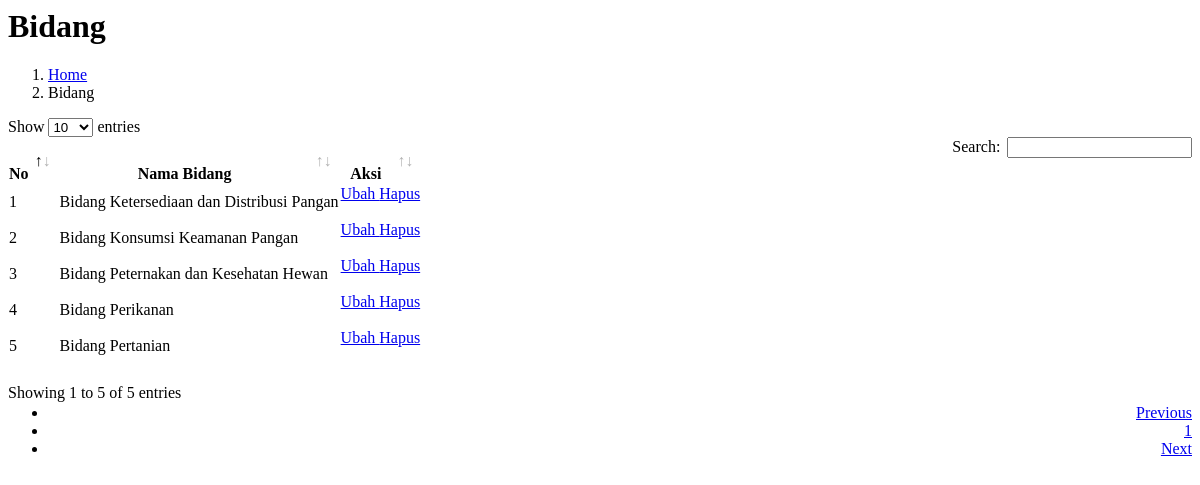
The page /pages/admin/bidangread.php on the database its author committed.
### tables this page shows
CREATE TABLE `tbl_bidang` (
  `id` int(11) NOT NULL,
  `nama_bidang` varchar(255) NOT NULL
);

### pages/admin/bidangread.php (the view, shortened to what this page needs)
<?php include_once "partials/cssdatatables.php" ?>
<div class="content-header">
    <div class="container-fluid">
        <div class="row mb-2">
            <div class="col-sm-6">
                <h1 class="m-0 text-white">Bidang</h1>
            </div>
            <div class="col-sm-6">
                <ol class="breadcrumb float-sm-right">
                    <li class="breadcrumb-item">
                        <a href="?page=home"> Home</a>
                    </li>
                    <li class="breadcrumb-item text-light">Bidang</li>
                </ol>
            </div>
        </div>
    </div>
</div>
<div class="content">
    <div class="card">
        <div class="card-body">
            <table id="mytable" class="table table-bordered table-hover">
                <thead>
                    <tr>
                        <th>No</th>
                        <th>Nama Bidang</th>
                        <th>Aksi</th>
                    </tr>
                </thead>
                <tbody>
                    <?php
                    $database = new Database();
                    $db = $database->getConnection();
                    $selectSQL = "SELECT * FROM tbl_bidang";
                    $stmt = $db->prepare($selectSQL);
                    $stmt->execute();
                    $no = 1;
                    while ($row = $stmt->fetch(PDO::FETCH_ASSOC)) {
                    ?>
                        <tr>
                            <td><?php echo $no++ ?></td>
                            <td><?php echo $row['nama_bidang'] ?></td>
                            <td>
                                <form action="" method="POST">
                                    <a href="?page=bidangupdate&id=<?php echo $row['id'] ?>" class="btn btn-primary btn-sm m-1">
                                        <i class="fa fa-edit"></i> Ubah
                                    </a>
                                    <a href="?page=bidangdelete&id=<?php echo $row['id'] ?>" class="btn btn-danger btn-sm m-1" onClick="javascript: return confirm('Konfirmasi data akan dihapus?');">
                                        <i class="fa fa-trash"></i> Hapus
                                    </a>
                                </form>
                            </td>
                        </tr>
                    <?php
                    }
                    ?>
                </tbody>
            </table>
        </div>
    </div>
</div>

### rows shown on the page
tbl_bidang: nama_bidang "Bidang Ketersediaan dan Distribusi Pangan"
tbl_bidang: nama_bidang "Bidang Konsumsi Keamanan Pangan"
tbl_bidang: nama_bidang "Bidang Peternakan dan Kesehatan Hewan"
tbl_bidang: nama_bidang "Bidang Perikanan"
tbl_bidang: nama_bidang "Bidang Pertanian"
